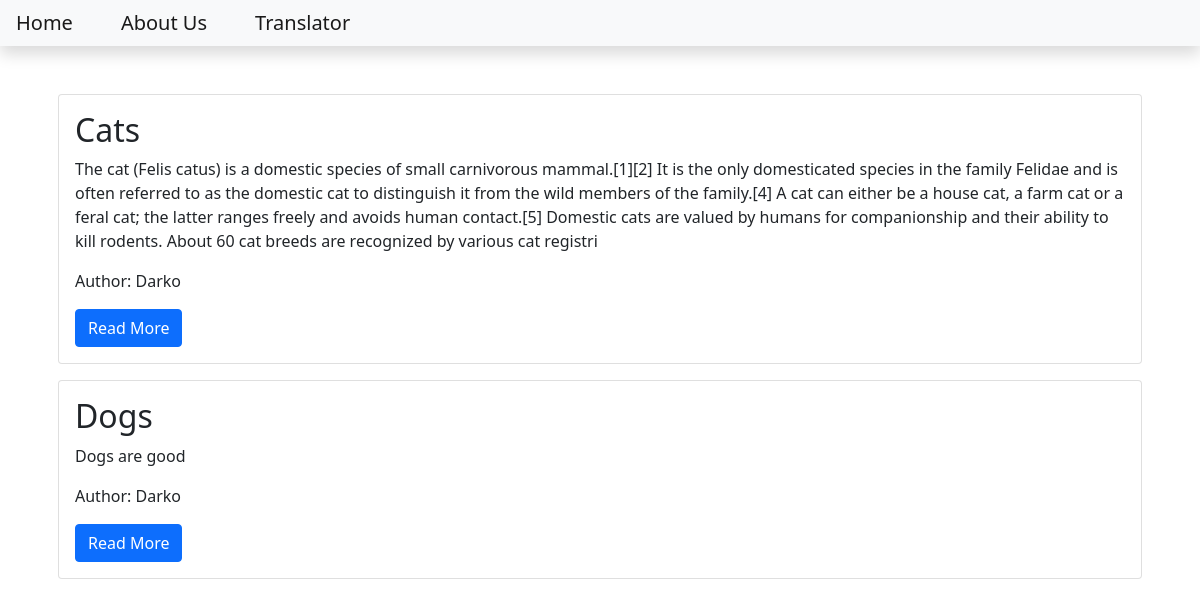
The page / on the database its author committed.
### blog/models.py (models this page shows, shortened)
class Post(models.Model):
    title = models.CharField(max_length=200)
    content = models.TextField()
    date_created = models.DateTimeField(auto_now_add=True)  #Kad objavimo neki post, izbacuje nam se trenutno vreme objave, tome sluzi auto_now_add=True
    slug = models.SlugField(max_length=200, unique=True)
    author = models.ForeignKey(to=User, on_delete=models.CASCADE)  #Parametar on_delete govori sta se desava sa korisnikom kada se izbrise iz baze podataka
    status = models.IntegerField(choices=STATUS, default=0)  #Napravio sam ovo polje koje ima izbor da bira, da li ce vrednost na izlazu biti o ili 1(to sam uradio pomocu varijable u kojoj sam definisao to)

### blog/views.py (the view)
# urls.py: path("", view=views.PostList.as_view(), name="home"),
class PostList(generic.ListView):  #Prikazuje vise redova i zahteva query_set varijablu, sto je u ovom slucaju Post(baza podataka)
    queryset = Post.objects.filter(status=1).order_by("date_created")  #Mogao sam da stavim i Post.objects.all() onda izbacuje sve rezultate koje imamo, a kad sam stavio filter onda filtriram rezultate sa parametrom koji stavim u zagradu. Takodje, mogu da ih grupisem po necemu(order_by) i u zagradi stavim parametar po cemu ih grupisem(tipa "date_created"). Ovako su mi poredjani tako da je najnoviji post prvi, a da idem obrnuto, samo stavim "-date_created"
    template_name = "index.html"

### templates/index.html
{% extends 'base.html' %}
{% block content %}
    <div class="container">
        {% for post in post_list %}
            <div class="card m-3">
                <div class="card-body">
                    <h2 class="card-title">{{post.title}}</h2>
                    <p class="card-text">{{post.content | slice:"500"}}</p>
                    <p class="card-text">
                        Author: {{post.author | title}}
                    </p>
                    <a class="btn btn-primary" href="{% url 'blog_view' post.slug %}">Read More</a>
                </div>
            </div>
        {% endfor %}
    </div>
{% endblock %}

### templates/base.html (shortened to what this page needs)
<!DOCTYPE html>
<html lang="en">
<head>
    <link href="https://cdn.jsdelivr.net/npm/bootstrap@5.1.3/dist/css/bootstrap.min.css" rel="stylesheet">
</head>
<body>
<nav class="navbar navbar-expand-lg navbar-light bg-light shadow mb-5" id="mainNav">
    <div class="collapse navbar-collapse" id="navbarResponsive">
        <ul class="navbar-nav ml-auto">
            <li class="nav-item">
                <a class="navbar-brand p-3" aria-current="page" href="{% url 'home' %}">Home</a>
            </li>
            <li class="nav-item">
                <a class="navbar-brand p-3" aria-current="page" href="{% url 'about_view' %}">About Us</a>
            </li>
            <li class="nav-item">
                <a class="navbar-brand p-3" aria-current="page" href="{% url 'translator_view' %}">Translator</a>
            </li>
        </ul>
    </div>
</nav>
{% block content %}
{% endblock %}
</body>
</html>

### rows shown on the page
Post: title "Cats", content "The cat (Felis catus) is a domestic species of small carnivorous mammal.[1][2] It is the only domesticated species in the family Felidae and is often referred to as the domestic cat to distinguish it from the wild members of the family.[4] A cat can either be a house cat, a farm cat or a feral cat; the latter ranges freely and avoids human contact.[5] Domestic cats are valued by humans for companionship and their ability to kill rodents. About 60 cat breeds are recognized by various cat registri", author "Darko"
Post: title "Dogs", content "Dogs are good", author "Darko"
